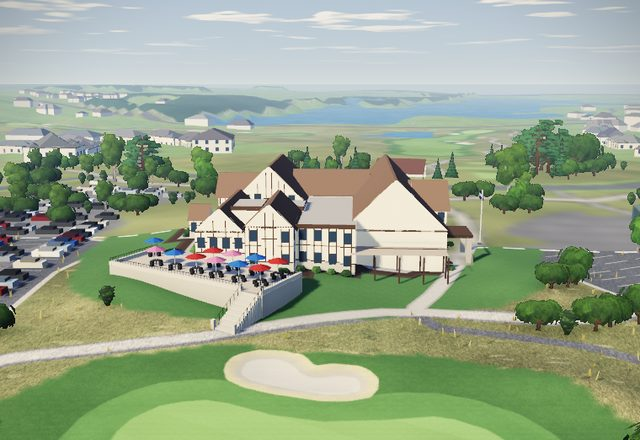
#> input picture blender/img/prestwick_before.jpg, 640 x 440 px, given in place of 01_northfork_truss_bridge.png, which was not available
$ python mkgal.py
#> lines starting #> are read from the running program, lines starting #| are printed output that depends on the picture
"""Build landmarks/ (index.html + img/*_before.jpg, *_after.jpg) in the repo, in the style of clubhouses/."""
import cv2, html, os, sys
S = '/tmp/claude-0/-home-claude/6ab24462-1809-5f44-97e3-eeb8e80b9130/scratchpad/'
R = '/home/claude/golf-go/landmarks/'
os.makedirs(R + 'img', exist_ok=True)
L = [
 ('01_northfork_truss_bridge', 'The Links at Northfork', 'Ramsey, MN', 'Truss bridge', "The big red-brown steel arch bridge that carries the cart path over the road by the clubhouse, on stone-block abutments."),
 ('02_windsong_silo', 'Windsong Farm', 'Independence, MN', 'Silo', "The farm silo that stands beside the 4th green."),
 ('03_windsong_boardwalk', 'Windsong Farm', 'Independence, MN', 'Boardwalk', "The long grey timber boardwalk that crosses the pond."),
 ('04_maddens_covered_bridge', "The Classic at Madden's", 'Brainerd, MN', 'Covered bridge', "A roofed wooden covered bridge over the marsh."),
 ('05_maddens_pavilion', "The Classic at Madden's", 'Brainerd, MN', 'Pavilion', "The covered timber pavilion on the pond bank behind a green."),
 ('06_stoneridge_barn', 'StoneRidge', 'Stillwater, MN', 'The Barn', "The building by the pond was already there; it's now drawn as The Barn from the club's logo, with barn doors and its real shape."),
 ('07_troy_barn', 'Troy Burne', 'Hudson, WI', 'Barn', "The small dark barn by the par-3 pond."),
 ('08_mystic_gazebo', 'The Meadows at Mystic Lake', 'Prior Lake, MN', 'Gazebo', "The white gazebo on the bank of the big pond."),
 ('09_mystic_hotel_tower', 'The Meadows at Mystic Lake', 'Prior Lake, MN', 'Hotel tower', "Mystic Lake's hotel tower rising over the casino, from the photos: cream wings banded with teal windows, a taller centre core with teal glass, and the red Mystic Lake sign on top."),
 ('10_rossbridge_waterfall_1', 'Ross Bridge', 'Hoover, AL', 'Waterfall', "A flowing waterfall over limestone ledges into the pond, with a foam pool where it lands."),
 ('11_rossbridge_waterfall_2', 'Ross Bridge', 'Hoover, AL', 'Waterfall', "The second waterfall, by the 8th green."),
 ('12_mystic_waterfall', 'The Meadows at Mystic Lake', 'Prior Lake, MN', 'Waterfall', "A stone waterfall cascading into the pond."),
 ('13_troy_limestone_ledges', 'Troy Burne', 'Hudson, WI', 'Limestone ledges', "Stacked limestone ledges along the pond banks by the greens."),
 ('14_legend_begonia_beds', 'The Legend', 'Biwabik, MN', 'Begonia beds', "Red begonia beds behind the tees."),
 ('15_pines_begonia_beds', 'The Pines', 'Nisswa, MN', 'Begonia beds', "Red begonia beds behind the greens."),
 ('16_farmlinks_marble', 'FarmLinks at Pursell Farms', 'Sylacauga, AL', 'Marble outcrop', "White marble rock by the 5th tee."),
 ('17_wilderness_snag', 'The Wilderness', 'Tower, MN', 'Dead snag', "The tall bare dead tree near the 12th."),
 ('18_wilderness_fortune_bay', 'The Wilderness', 'Tower, MN', 'Fortune Bay resort', "The Fortune Bay resort and casino now stand at their real height over the course."),
 ('19_rossbridge_hotel', 'Ross Bridge', 'Hoover, AL', 'The castle hotel', "The Renaissance Ross Bridge hotel on the hill now has its chateau skyline from the photos: round corner turrets with tall slate spires and steep stone gables along the roof."),
 ('20_rossbridge_mill', 'Ross Bridge', 'Hoover, AL', 'Old stone mill house', "The honey-stone mill house at the head of the creek, from the photos: steep grey roof, a little cupola and a timber lean-to, with the creek pouring out of an arch at its foot and tumbling down the stones. It replaces the plain white box that stood there."),
 ('21_rossbridge_creek', 'Ross Bridge', 'Hoover, AL', 'Creek and azaleas', "The creek used to sit in a 20-yard-deep canyon, because the game held all of it at the level of the lake it drains into. It now falls along its banks the way the real one does, and pink azaleas line the water like the spring photos."),
]
arts = []
for key, course, town, what, desc in L:
    for src, tag in ((S + 'galold/' + key + '.png', 'before'), (S + 'gal/' + key + '.png', 'after')):
        im = cv2.imread(src)
#> im is the input picture: shape (440, 640, 3); mean B, G, R 141.3, 166.9, 152.8
        if im is None: sys.exit('missing ' + src)
        im = cv2.resize(im, (640, 400), interpolation=cv2.INTER_AREA)
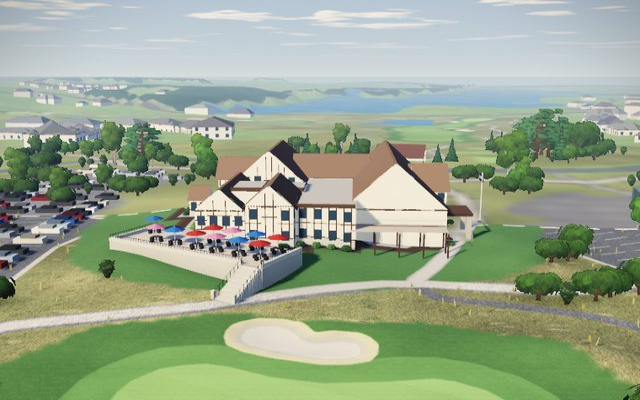
#> im: shape (400, 640, 3); mean B, G, R 141.3, 166.9, 152.8
        cv2.imwrite(R + f'img/{key[3:]}_{tag}.jpg', im, [cv2.IMWRITE_JPEG_QUALITY, 78, cv2.IMWRITE_JPEG_OPTIMIZE, 1])
    e = html.escape
    arts.append(f'''<article class="course" id="{key[3:]}">
  <div class="top"><h2>{e(what)}</h2><span class="town">{e(course)} · {e(town)}</span></div>
  <p class="real">{e(desc)}</p>
  <div class="shots">
    <figure><img src="img/{key[3:]}_before.jpg" alt="{e(course)}, {e(what.lower())}: before" loading="lazy" width="640" height="400"><figcaption>Before</figcaption></figure>
    <figure class="now"><img src="img/{key[3:]}_after.jpg" alt="{e(course)}, {e(what.lower())}: now" loading="lazy" width="640" height="400"><figcaption>Now</figcaption></figure>
  </div>
</article>''')
#> pass 2 of the loop `for key, course, town, what, desc in L:`:
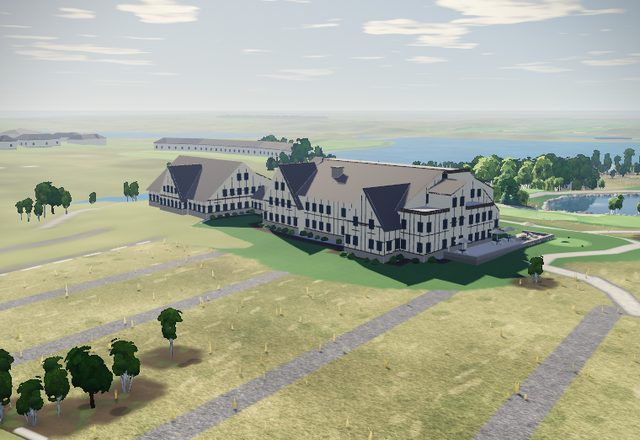
#> input picture blender/img/rushcreek_before.jpg, 640 x 440 px, given in place of 02_windsong_silo.png, which was not available
#> im is the input picture: shape (440, 640, 3); mean B, G, R 152.3, 171.5, 167.6
#> `im = cv2.resize(im, (640, 400), interpolation=cv2.INTER_AREA)`:
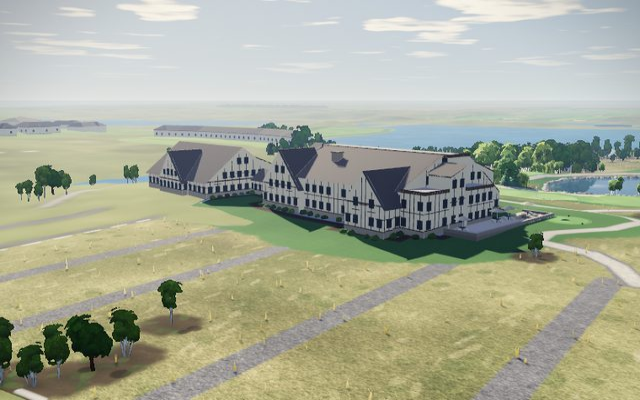
#> im: shape (400, 640, 3); mean B, G, R 152.3, 171.5, 167.6
#> (the program exits here)
